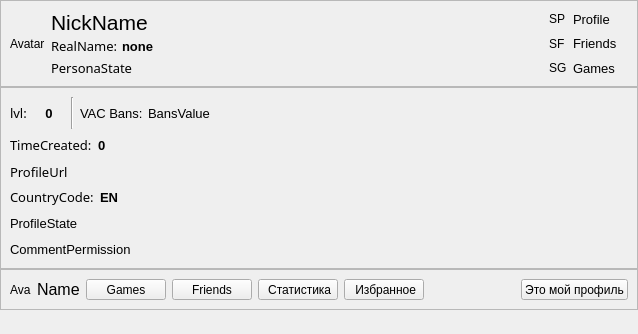
<?xml version="1.0" encoding="UTF-8"?>
<ui version="4.0">
 <class>FormProfile</class>
 <widget class="QWidget" name="FormProfile">
  <property name="geometry">
   <rect>
    <x>0</x>
    <y>0</y>
    <width>638</width>
    <height>334</height>
   </rect>
  </property>
  <property name="windowTitle">
   <string>Form</string>
  </property>
  <layout class="QVBoxLayout" name="verticalLayout_3">
   <property name="spacing">
    <number>0</number>
   </property>
   <property name="leftMargin">
    <number>0</number>
   </property>
   <property name="topMargin">
    <number>0</number>
   </property>
   <property name="rightMargin">
    <number>0</number>
   </property>
   <property name="bottomMargin">
    <number>0</number>
   </property>
   <item>
    <widget class="QFrame" name="FrameProfileBaseInfo">
     <property name="frameShape">
      <enum>QFrame::StyledPanel</enum>
     </property>
     <property name="frameShadow">
      <enum>QFrame::Raised</enum>
     </property>
     <layout class="QHBoxLayout" name="horizontalLayout_15">
      <property name="rightMargin">
       <number>20</number>
      </property>
      <item>
       <widget class="QLabel" name="LabelAvatar">
        <property name="text">
         <string notr="true">Avatar</string>
        </property>
       </widget>
      </item>
      <item>
       <layout class="QVBoxLayout" name="verticalLayout_2">
        <property name="spacing">
         <number>1</number>
        </property>
        <item>
         <layout class="QHBoxLayout" name="horizontalLayout_7">
          <item>
           <widget class="QLabel" name="LabelName">
            <property name="font">
             <font>
              <family>MS Shell Dlg 2</family>
              <pointsize>16</pointsize>
             </font>
            </property>
            <property name="text">
             <string notr="true">NickName</string>
            </property>
           </widget>
          </item>
          <item>
           <spacer name="horizontalSpacer">
            <property name="orientation">
             <enum>Qt::Horizontal</enum>
            </property>
            <property name="sizeHint" stdset="0">
             <size>
              <width>40</width>
              <height>20</height>
             </size>
            </property>
           </spacer>
          </item>
         </layout>
        </item>
        <item>
         <layout class="QHBoxLayout" name="horizontalLayout_9">
          <item>
           <widget class="QLabel" name="LabelRealName">
            <property name="sizePolicy">
             <sizepolicy hsizetype="Preferred" vsizetype="Minimum">
              <horstretch>0</horstretch>
              <verstretch>0</verstretch>
             </sizepolicy>
            </property>
            <property name="font">
             <font>
              <family>Ebrima</family>
              <pointsize>10</pointsize>
             </font>
            </property>
            <property name="text">
             <string>RealName: </string>
            </property>
           </widget>
          </item>
          <item>
           <widget class="QLabel" name="LabelRealNameValue">
            <property name="font">
             <font>
              <pointsize>10</pointsize>
              <weight>75</weight>
              <bold>true</bold>
             </font>
            </property>
            <property name="text">
             <string notr="true">none</string>
            </property>
           </widget>
          </item>
          <item>
           <spacer name="horizontalSpacer_9">
            <property name="orientation">
             <enum>Qt::Horizontal</enum>
            </property>
            <property name="sizeHint" stdset="0">
             <size>
              <width>40</width>
              <height>20</height>
             </size>
            </property>
           </spacer>
          </item>
         </layout>
        </item>
        <item>
         <layout class="QHBoxLayout" name="horizontalLayout_6">
          <item>
           <widget class="QLabel" name="LabelPersonaState">
            <property name="maximumSize">
             <size>
              <width>16777215</width>
              <height>16</height>
             </size>
            </property>
            <property name="font">
             <font>
              <family>Ebrima</family>
              <pointsize>10</pointsize>
             </font>
            </property>
            <property name="text">
             <string notr="true">PersonaState</string>
            </property>
            <property name="alignment">
             <set>Qt::AlignLeading|Qt::AlignLeft|Qt::AlignTop</set>
            </property>
            <property name="wordWrap">
             <bool>true</bool>
            </property>
           </widget>
          </item>
          <item>
           <spacer name="horizontalSpacer_6">
            <property name="orientation">
             <enum>Qt::Horizontal</enum>
            </property>
            <property name="sizeHint" stdset="0">
             <size>
              <width>108</width>
              <height>20</height>
             </size>
            </property>
           </spacer>
          </item>
         </layout>
        </item>
       </layout>
      </item>
      <item>
       <layout class="QHBoxLayout" name="horizontalLayout_2">
        <item>
         <layout class="QVBoxLayout" name="verticalLayout_7">
          <item>
           <widget class="QLabel" name="LabelProfileStatus">
            <property name="text">
             <string notr="true">SP</string>
            </property>
           </widget>
          </item>
          <item>
           <widget class="QLabel" name="LabelFriendsStatus">
            <property name="text">
             <string notr="true">SF</string>
            </property>
           </widget>
          </item>
          <item>
           <widget class="QLabel" name="LabelGamesStatus">
            <property name="text">
             <string notr="true">SG</string>
            </property>
           </widget>
          </item>
         </layout>
        </item>
        <item>
         <layout class="QVBoxLayout" name="verticalLayout_8">
          <item>
           <widget class="QLabel" name="LabelProfileVisibility">
            <property name="sizePolicy">
             <sizepolicy hsizetype="Preferred" vsizetype="Minimum">
              <horstretch>0</horstretch>
              <verstretch>0</verstretch>
             </sizepolicy>
            </property>
            <property name="font">
             <font>
              <pointsize>10</pointsize>
             </font>
            </property>
            <property name="text">
             <string>Profile</string>
            </property>
           </widget>
          </item>
          <item>
           <widget class="QLabel" name="LabelFriendsVisibility">
            <property name="sizePolicy">
             <sizepolicy hsizetype="Preferred" vsizetype="Minimum">
              <horstretch>0</horstretch>
              <verstretch>0</verstretch>
             </sizepolicy>
            </property>
            <property name="font">
             <font>
              <pointsize>10</pointsize>
             </font>
            </property>
            <property name="text">
             <string>Friends</string>
            </property>
           </widget>
          </item>
          <item>
           <widget class="QLabel" name="LabelGamesVisibility">
            <property name="sizePolicy">
             <sizepolicy hsizetype="Preferred" vsizetype="Minimum">
              <horstretch>0</horstretch>
              <verstretch>0</verstretch>
             </sizepolicy>
            </property>
            <property name="font">
             <font>
              <pointsize>10</pointsize>
             </font>
            </property>
            <property name="text">
             <string>Games</string>
            </property>
           </widget>
          </item>
         </layout>
        </item>
       </layout>
      </item>
     </layout>
    </widget>
   </item>
   <item>
    <widget class="QFrame" name="FrameProfileMaximumInfo">
     <property name="frameShape">
      <enum>QFrame::StyledPanel</enum>
     </property>
     <property name="frameShadow">
      <enum>QFrame::Raised</enum>
     </property>
     <layout class="QHBoxLayout" name="horizontalLayout_14">
      <item>
       <layout class="QVBoxLayout" name="verticalLayout">
        <item>
         <layout class="QHBoxLayout" name="horizontalLayout_13">
          <item>
           <layout class="QHBoxLayout" name="horizontalLayout_3">
            <item>
             <widget class="QLabel" name="Labellvl">
              <property name="sizePolicy">
               <sizepolicy hsizetype="Preferred" vsizetype="Minimum">
                <horstretch>0</horstretch>
                <verstretch>0</verstretch>
               </sizepolicy>
              </property>
              <property name="font">
               <font>
                <family>Ebrima</family>
                <pointsize>10</pointsize>
               </font>
              </property>
              <property name="text">
               <string>lvl:</string>
              </property>
             </widget>
            </item>
            <item>
             <widget class="QLabel" name="LabellvlValue">
              <property name="minimumSize">
               <size>
                <width>32</width>
                <height>32</height>
               </size>
              </property>
              <property name="maximumSize">
               <size>
                <width>16777215</width>
                <height>16777215</height>
               </size>
              </property>
              <property name="font">
               <font>
                <pointsize>10</pointsize>
                <weight>75</weight>
                <bold>true</bold>
               </font>
              </property>
              <property name="text">
               <string notr="true">0</string>
              </property>
              <property name="alignment">
               <set>Qt::AlignCenter</set>
              </property>
              <property name="margin">
               <number>5</number>
              </property>
             </widget>
            </item>
           </layout>
          </item>
          <item>
           <widget class="Line" name="line">
            <property name="orientation">
             <enum>Qt::Vertical</enum>
            </property>
           </widget>
          </item>
          <item>
           <layout class="QHBoxLayout" name="horizontalLayout_10">
            <property name="spacing">
             <number>1</number>
            </property>
            <item>
             <widget class="QLabel" name="LabelBans">
              <property name="sizePolicy">
               <sizepolicy hsizetype="Preferred" vsizetype="Minimum">
                <horstretch>0</horstretch>
                <verstretch>0</verstretch>
               </sizepolicy>
              </property>
              <property name="font">
               <font>
                <pointsize>10</pointsize>
               </font>
              </property>
              <property name="text">
               <string notr="true">VAC Bans: </string>
              </property>
             </widget>
            </item>
            <item>
             <widget class="QLabel" name="LabelBansValue">
              <property name="font">
               <font>
                <pointsize>10</pointsize>
               </font>
              </property>
              <property name="text">
               <string notr="true">BansValue</string>
              </property>
             </widget>
            </item>
            <item>
             <spacer name="horizontalSpacer_7">
              <property name="orientation">
               <enum>Qt::Horizontal</enum>
              </property>
              <property name="sizeHint" stdset="0">
               <size>
                <width>40</width>
                <height>20</height>
               </size>
              </property>
             </spacer>
            </item>
           </layout>
          </item>
         </layout>
        </item>
        <item>
         <layout class="QHBoxLayout" name="horizontalLayout_4">
          <item>
           <widget class="QLabel" name="LabelTimeCreated">
            <property name="sizePolicy">
             <sizepolicy hsizetype="Preferred" vsizetype="Minimum">
              <horstretch>0</horstretch>
              <verstretch>0</verstretch>
             </sizepolicy>
            </property>
            <property name="font">
             <font>
              <family>Ebrima</family>
              <pointsize>10</pointsize>
             </font>
            </property>
            <property name="text">
             <string>TimeCreated:</string>
            </property>
           </widget>
          </item>
          <item>
           <widget class="QLabel" name="LabelTimeCreatedValue">
            <property name="font">
             <font>
              <pointsize>10</pointsize>
              <weight>75</weight>
              <bold>true</bold>
             </font>
            </property>
            <property name="text">
             <string notr="true">0</string>
            </property>
           </widget>
          </item>
          <item>
           <spacer name="horizontalSpacer_8">
            <property name="orientation">
             <enum>Qt::Horizontal</enum>
            </property>
            <property name="sizeHint" stdset="0">
             <size>
              <width>40</width>
              <height>20</height>
             </size>
            </property>
           </spacer>
          </item>
         </layout>
        </item>
        <item>
         <layout class="QHBoxLayout" name="horizontalLayout_5">
          <item>
           <widget class="QLabel" name="LabelProfileUrl">
            <property name="maximumSize">
             <size>
              <width>16777215</width>
              <height>16</height>
             </size>
            </property>
            <property name="font">
             <font>
              <family>Ebrima</family>
              <pointsize>10</pointsize>
             </font>
            </property>
            <property name="text">
             <string notr="true">ProfileUrl</string>
            </property>
            <property name="openExternalLinks">
             <bool>true</bool>
            </property>
            <property name="textInteractionFlags">
             <set>Qt::TextBrowserInteraction</set>
            </property>
           </widget>
          </item>
          <item>
           <spacer name="horizontalSpacer_3">
            <property name="orientation">
             <enum>Qt::Horizontal</enum>
            </property>
            <property name="sizeHint" stdset="0">
             <size>
              <width>40</width>
              <height>20</height>
             </size>
            </property>
           </spacer>
          </item>
         </layout>
        </item>
        <item>
         <layout class="QHBoxLayout" name="horizontalLayout_11">
          <item>
           <widget class="QLabel" name="LabelLocCountryCode">
            <property name="sizePolicy">
             <sizepolicy hsizetype="Preferred" vsizetype="Minimum">
              <horstretch>0</horstretch>
              <verstretch>0</verstretch>
             </sizepolicy>
            </property>
            <property name="font">
             <font>
              <family>Ebrima</family>
              <pointsize>10</pointsize>
             </font>
            </property>
            <property name="text">
             <string>CountryCode:</string>
            </property>
           </widget>
          </item>
          <item>
           <widget class="QLabel" name="LabelLocCountryCodeValue">
            <property name="font">
             <font>
              <pointsize>10</pointsize>
              <weight>75</weight>
              <bold>true</bold>
             </font>
            </property>
            <property name="text">
             <string notr="true">EN</string>
            </property>
           </widget>
          </item>
          <item>
           <spacer name="horizontalSpacer_10">
            <property name="orientation">
             <enum>Qt::Horizontal</enum>
            </property>
            <property name="sizeHint" stdset="0">
             <size>
              <width>40</width>
              <height>20</height>
             </size>
            </property>
           </spacer>
          </item>
         </layout>
        </item>
        <item>
         <layout class="QHBoxLayout" name="horizontalLayout_12">
          <item>
           <widget class="QLabel" name="LabelProfileState">
            <property name="font">
             <font>
              <pointsize>10</pointsize>
             </font>
            </property>
            <property name="text">
             <string notr="true">ProfileState</string>
            </property>
           </widget>
          </item>
          <item>
           <spacer name="horizontalSpacer_11">
            <property name="orientation">
             <enum>Qt::Horizontal</enum>
            </property>
            <property name="sizeHint" stdset="0">
             <size>
              <width>40</width>
              <height>20</height>
             </size>
            </property>
           </spacer>
          </item>
         </layout>
        </item>
        <item>
         <layout class="QHBoxLayout" name="horizontalLayout_8">
          <item>
           <widget class="QLabel" name="LabelCommentPermission">
            <property name="font">
             <font>
              <pointsize>10</pointsize>
             </font>
            </property>
            <property name="text">
             <string notr="true">CommentPermission</string>
            </property>
           </widget>
          </item>
          <item>
           <spacer name="horizontalSpacer_12">
            <property name="orientation">
             <enum>Qt::Horizontal</enum>
            </property>
            <property name="sizeHint" stdset="0">
             <size>
              <width>40</width>
              <height>20</height>
             </size>
            </property>
           </spacer>
          </item>
         </layout>
        </item>
       </layout>
      </item>
      <item>
       <spacer name="horizontalSpacer_5">
        <property name="orientation">
         <enum>Qt::Horizontal</enum>
        </property>
        <property name="sizeHint" stdset="0">
         <size>
          <width>185</width>
          <height>20</height>
         </size>
        </property>
       </spacer>
      </item>
     </layout>
    </widget>
   </item>
   <item>
    <widget class="QFrame" name="FrameProfileButtons">
     <property name="minimumSize">
      <size>
       <width>0</width>
       <height>41</height>
      </size>
     </property>
     <property name="frameShape">
      <enum>QFrame::StyledPanel</enum>
     </property>
     <property name="frameShadow">
      <enum>QFrame::Raised</enum>
     </property>
     <layout class="QHBoxLayout" name="horizontalLayout_16">
      <item>
       <widget class="QLabel" name="LabelAvatarMinimize">
        <property name="text">
         <string notr="true">Ava</string>
        </property>
       </widget>
      </item>
      <item>
       <widget class="QLabel" name="LabelNameMinimize">
        <property name="font">
         <font>
          <pointsize>12</pointsize>
          <weight>50</weight>
          <bold>false</bold>
         </font>
        </property>
        <property name="text">
         <string notr="true">Name</string>
        </property>
       </widget>
      </item>
      <item>
       <widget class="QPushButton" name="ButtonGames">
        <property name="enabled">
         <bool>true</bool>
        </property>
        <property name="styleSheet">
         <string notr="true"/>
        </property>
        <property name="text">
         <string notr="true">Games</string>
        </property>
       </widget>
      </item>
      <item>
       <widget class="QPushButton" name="ButtonFriends">
        <property name="text">
         <string notr="true">Friends</string>
        </property>
       </widget>
      </item>
      <item>
       <widget class="QPushButton" name="ButtonStatistics">
        <property name="text">
         <string notr="true"> Статистика</string>
        </property>
       </widget>
      </item>
      <item>
       <widget class="QPushButton" name="ButtonFavorites">
        <property name="text">
         <string notr="true"> Избранное</string>
        </property>
       </widget>
      </item>
      <item>
       <spacer name="horizontalSpacer_4">
        <property name="orientation">
         <enum>Qt::Horizontal</enum>
        </property>
        <property name="sizeHint" stdset="0">
         <size>
          <width>98</width>
          <height>17</height>
         </size>
        </property>
       </spacer>
      </item>
      <item>
       <widget class="QPushButton" name="ButtonSetProfile">
        <property name="text">
         <string>Это мой профиль</string>
        </property>
       </widget>
      </item>
     </layout>
    </widget>
   </item>
   <item>
    <spacer name="verticalSpacer">
     <property name="orientation">
      <enum>Qt::Vertical</enum>
     </property>
     <property name="sizeHint" stdset="0">
      <size>
       <width>20</width>
       <height>40</height>
      </size>
     </property>
    </spacer>
   </item>
  </layout>
 </widget>
 <resources/>
 <connections/>
</ui>
